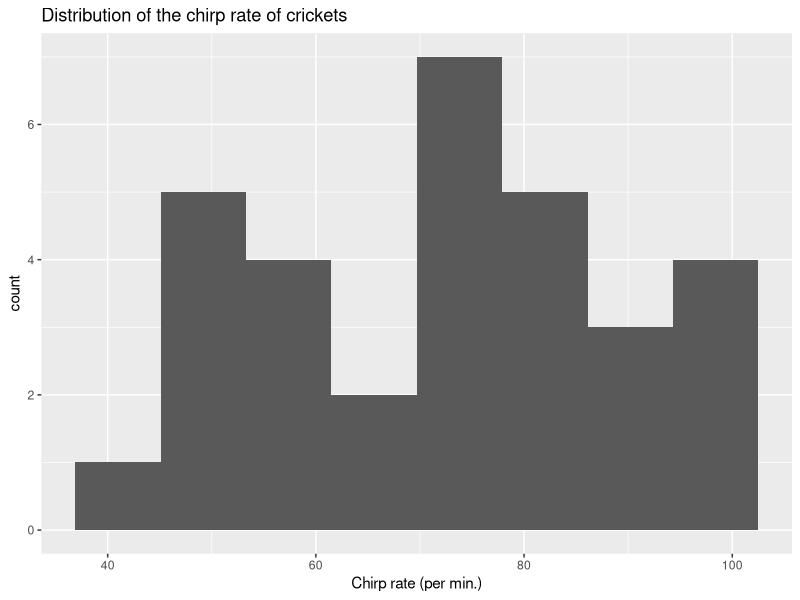
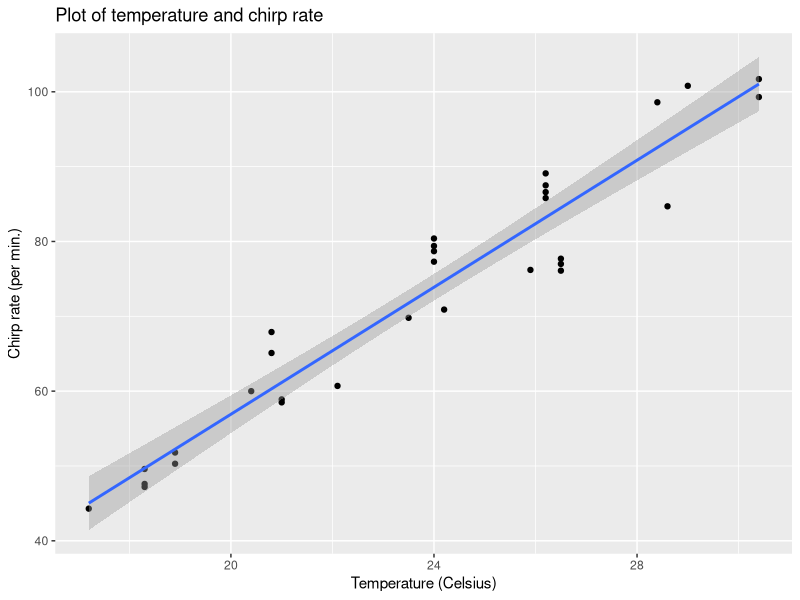
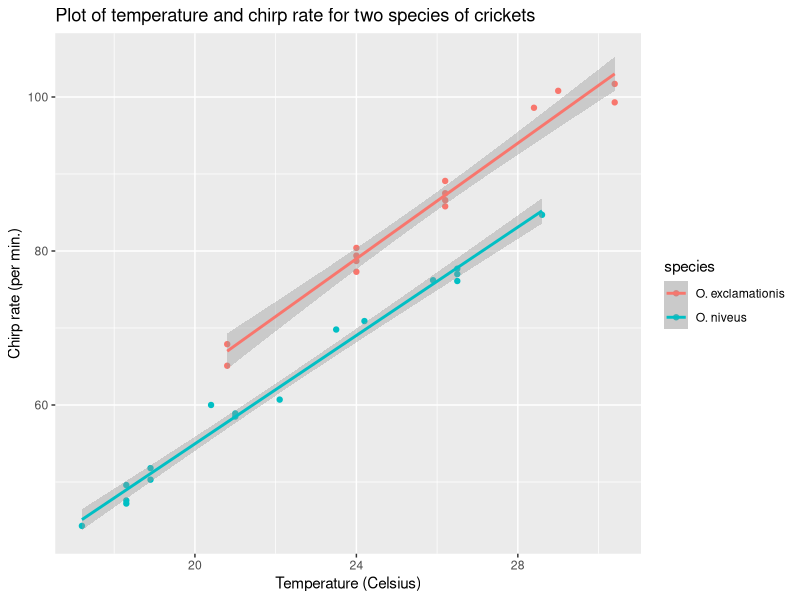
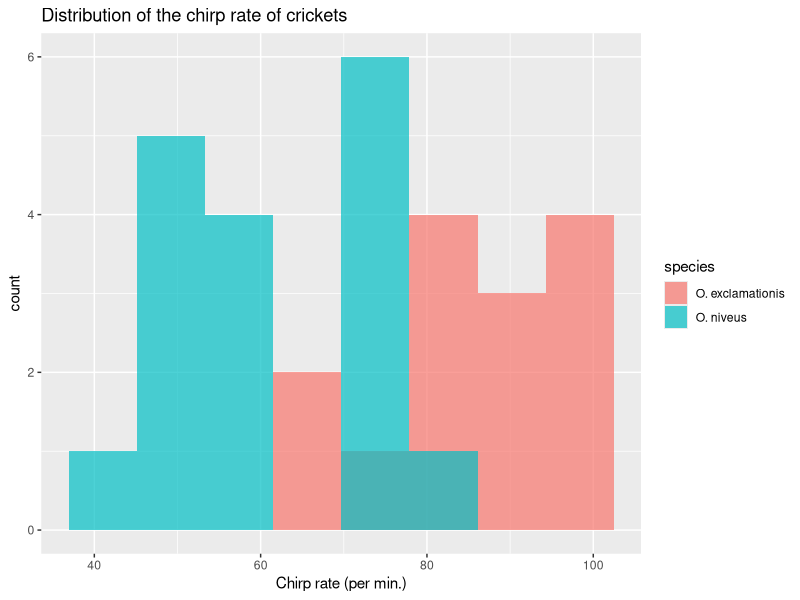
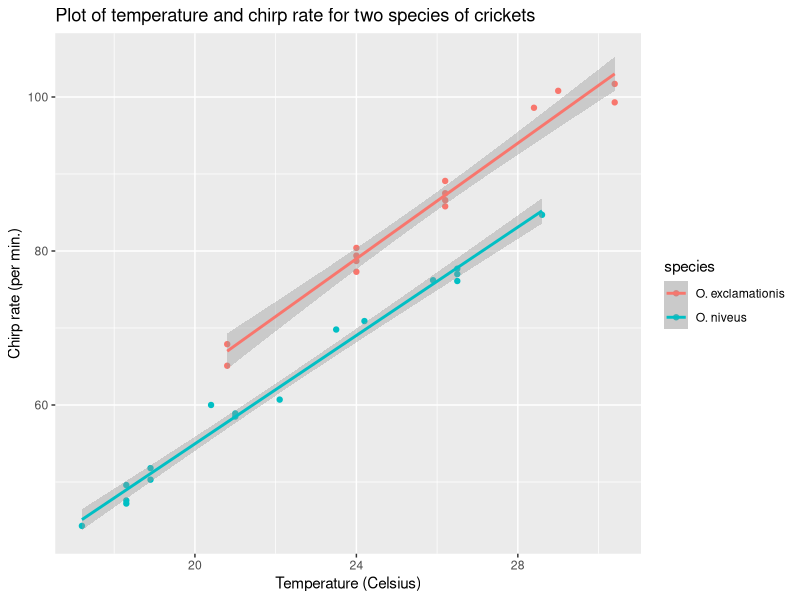
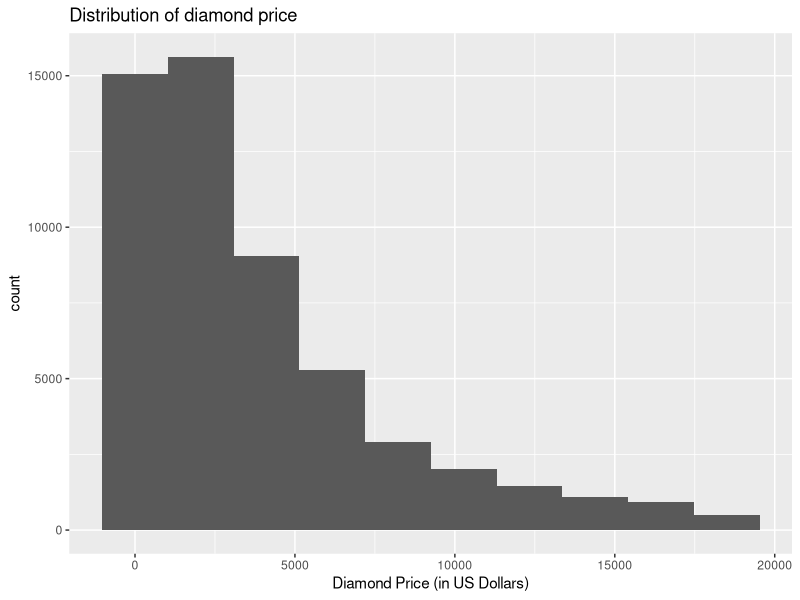
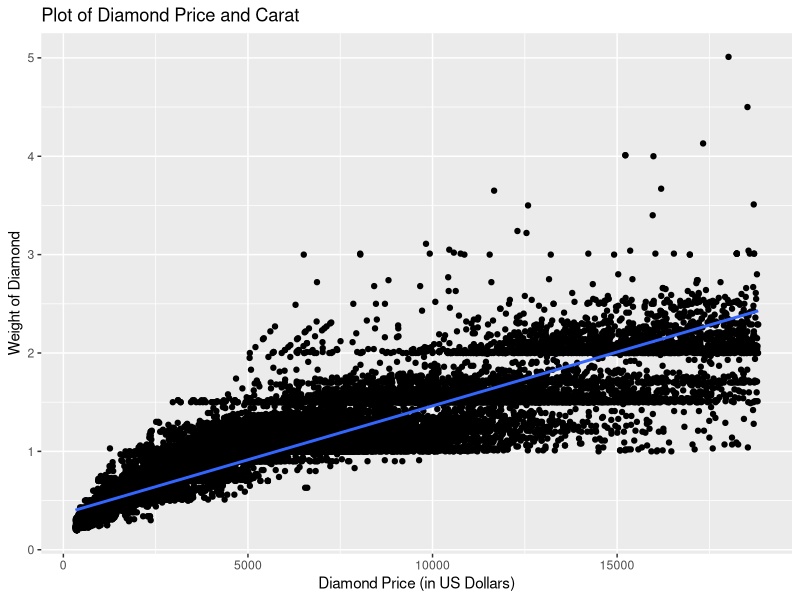
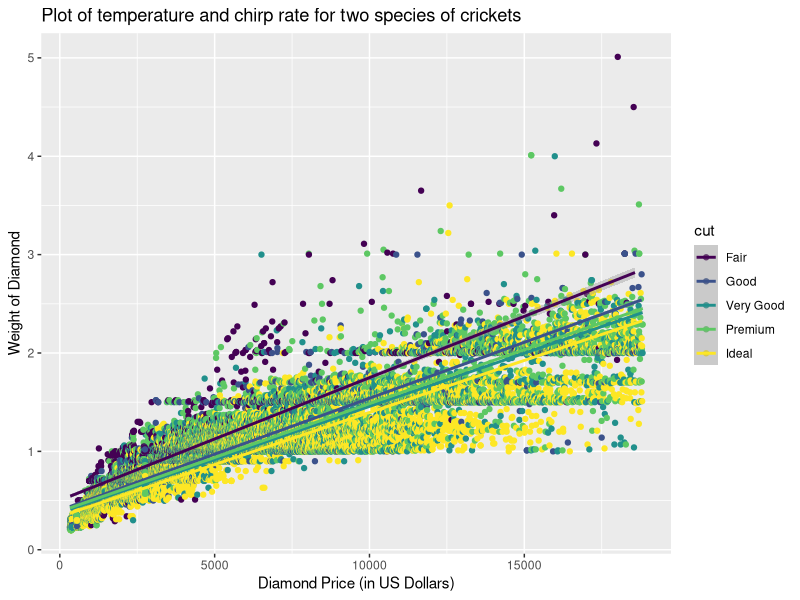

R code for these plots, in order:
## ---- chunk 1
knitr::opts_chunk$set(echo = TRUE)
library('tidyverse') ; library('modeldata')
## ---- chunk 2
data(crickets, package = "modeldata")
names(crickets)
## ---- chunk 3
summary(crickets)
ggplot(crickets, aes(x = rate)) +
  geom_histogram(bins = 8) + 
  ggtitle("Distribution of the chirp rate of crickets") +
  xlab ('Chirp rate (per min.)')
## ---- chunk 4
ggplot(crickets, aes(x = temp, y = rate)) +
  geom_point() +
  geom_smooth(method = 'lm') +
  ggtitle("Plot of temperature and chirp rate") + 
  ylab('Chirp rate (per min.)') +
  xlab('Temperature (Celsius)')

temp_lm <- lm(rate ~ temp, crickets)

summary.lm(temp_lm)
## ---- chunk 5
ggplot(crickets, aes(x = temp, y = rate, color = species)) +
  geom_point() + 
  geom_smooth(method = 'lm') +
  ggtitle("Plot of temperature and chirp rate for two species of crickets") +
  ylab('Chirp rate (per min.)') +
  xlab('Temperature (Celsius)')
  
  
species_lm <- lm(rate ~ temp + species, crickets)

summary.lm(species_lm)
## ---- chunk 6
ggplot(crickets, aes(x = rate, fill = species)) +
  geom_histogram(position = 'identity', alpha = 0.7, bins = 8) +
  ggtitle("Distribution of the chirp rate of crickets") +
  xlab('Chirp rate (per min.)')
## ---- chunk 7
ggplot(crickets, aes(x = temp, y = rate, color = species)) +
  geom_point() + 
  geom_smooth(method = 'lm') +
  ggtitle("Plot of temperature and chirp rate for two species of crickets") +
  ylab('Chirp rate (per min.)') +
  xlab('Temperature (Celsius)')
  
species_x_temp_lm <- lm(rate ~ temp + species + temp:species, crickets) 
summary.lm(species_x_temp_lm)

anova(species_lm, species_x_temp_lm)
## ---- chunk 8
data(diamonds, package = "ggplot2")
names(diamonds)
## ---- chunk 9
summary(diamonds)
ggplot(diamonds, aes(x = price)) +
  geom_histogram(bins = 10) + 
  ggtitle("Distribution of diamond price") +
  xlab ('Diamond Price (in US Dollars)')
## ---- chunk 10
ggplot(diamonds, aes(x = price, y = carat)) +
  geom_point() +
  geom_smooth(method = 'lm') +
  ggtitle("Plot of Diamond Price and Carat") + 
  ylab('Weight of Diamond') +
  xlab('Diamond Price (in US Dollars)')

diamond_carat_lm <- lm(carat ~ price, diamonds)

summary.lm(diamond_carat_lm)
## ---- chunk 11
ggplot(diamonds, aes(x = price, y = carat, color = cut)) +
  geom_point() + 
  geom_smooth(method = 'lm') +
  ggtitle("Plot of temperature and chirp rate for two species of crickets") +
  ylab('Weight of Diamond') +
  xlab('Diamond Price (in US Dollars)')
  
   
cuts_lm <- lm(carat ~ price, diamonds)

summary.lm(cuts_lm)
